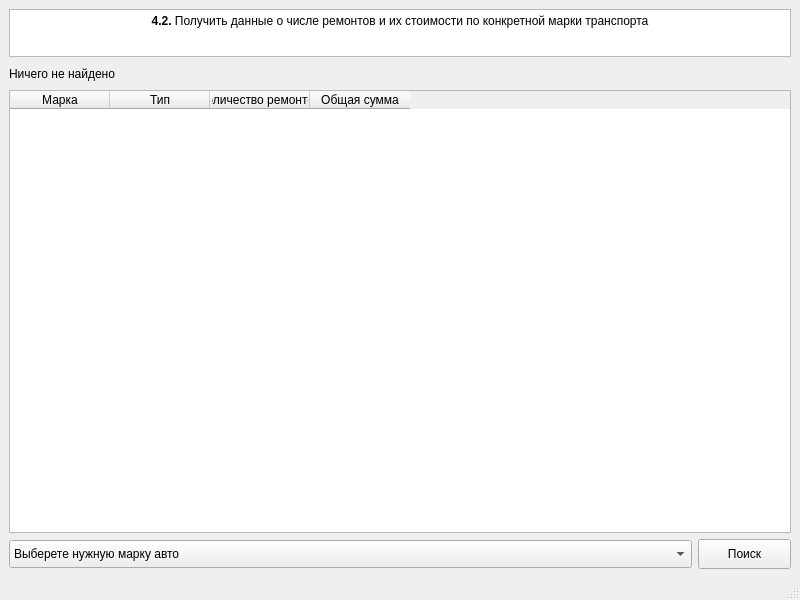
<?xml version="1.0" encoding="UTF-8"?>
<ui version="4.0">
 <class>MainWindow</class>
 <widget class="QMainWindow" name="MainWindow">
  <property name="windowModality">
   <enum>Qt::NonModal</enum>
  </property>
  <property name="geometry">
   <rect>
    <x>0</x>
    <y>0</y>
    <width>800</width>
    <height>600</height>
   </rect>
  </property>
  <property name="minimumSize">
   <size>
    <width>0</width>
    <height>0</height>
   </size>
  </property>
  <property name="maximumSize">
   <size>
    <width>16777215</width>
    <height>16777210</height>
   </size>
  </property>
  <property name="windowTitle">
   <string>Запрос 4.1</string>
  </property>
  <widget class="QWidget" name="centralwidget">
   <layout class="QVBoxLayout" name="verticalLayout_3">
    <item>
     <layout class="QVBoxLayout" name="verticalLayout">
      <item>
       <widget class="QTextBrowser" name="textBrowser">
        <property name="enabled">
         <bool>true</bool>
        </property>
        <property name="maximumSize">
         <size>
          <width>16777215</width>
          <height>48</height>
         </size>
        </property>
        <property name="html">
         <string>&lt;!DOCTYPE HTML PUBLIC &quot;-//W3C//DTD HTML 4.0//EN&quot; &quot;http://www.w3.org/TR/REC-html40/strict.dtd&quot;&gt;
&lt;html&gt;&lt;head&gt;&lt;meta name=&quot;qrichtext&quot; content=&quot;1&quot; /&gt;&lt;style type=&quot;text/css&quot;&gt;
p, li { white-space: pre-wrap; }
&lt;/style&gt;&lt;/head&gt;&lt;body style=&quot; font-family:'MS Shell Dlg 2'; font-size:7.8pt; font-weight:400; font-style:normal;&quot;&gt;
&lt;p align=&quot;center&quot; style=&quot; margin-top:0px; margin-bottom:0px; margin-left:0px; margin-right:0px; -qt-block-indent:0; text-indent:0px;&quot;&gt;&lt;span style=&quot; font-size:9pt; font-weight:600;&quot;&gt;4.2.&lt;/span&gt;&lt;span style=&quot; font-size:9pt;&quot;&gt; Получить данные о числе ремонтов и их стоимости по конкретной марки транспорта&lt;/span&gt;&lt;/p&gt;&lt;/body&gt;&lt;/html&gt;</string>
        </property>
       </widget>
      </item>
      <item>
       <widget class="QLabel" name="label">
        <property name="maximumSize">
         <size>
          <width>16777215</width>
          <height>21</height>
         </size>
        </property>
        <property name="font">
         <font>
          <pointsize>9</pointsize>
         </font>
        </property>
        <property name="text">
         <string>Ничего не найдено</string>
        </property>
       </widget>
      </item>
     </layout>
    </item>
    <item>
     <layout class="QVBoxLayout" name="verticalLayout_2">
      <item>
       <widget class="QTableWidget" name="tableWidget">
        <property name="showGrid">
         <bool>true</bool>
        </property>
        <property name="gridStyle">
         <enum>Qt::SolidLine</enum>
        </property>
        <property name="sortingEnabled">
         <bool>false</bool>
        </property>
        <property name="wordWrap">
         <bool>true</bool>
        </property>
        <property name="cornerButtonEnabled">
         <bool>false</bool>
        </property>
        <property name="rowCount">
         <number>0</number>
        </property>
        <property name="columnCount">
         <number>4</number>
        </property>
        <column>
         <property name="text">
          <string>Марка</string>
         </property>
         <property name="font">
          <font>
           <family>MS Shell Dlg 2</family>
           <pointsize>9</pointsize>
          </font>
         </property>
        </column>
        <column>
         <property name="text">
          <string>Тип</string>
         </property>
         <property name="font">
          <font>
           <family>MS Shell Dlg 2</family>
           <pointsize>9</pointsize>
          </font>
         </property>
        </column>
        <column>
         <property name="text">
          <string>Количество ремонтов</string>
         </property>
         <property name="font">
          <font>
           <family>MS Shell Dlg 2</family>
           <pointsize>9</pointsize>
          </font>
         </property>
        </column>
        <column>
         <property name="text">
          <string>Общая сумма</string>
         </property>
         <property name="font">
          <font>
           <family>MS Shell Dlg 2</family>
           <pointsize>9</pointsize>
          </font>
         </property>
        </column>
       </widget>
      </item>
      <item>
       <layout class="QHBoxLayout" name="horizontalLayout">
        <item>
         <widget class="QComboBox" name="comboBox">
          <property name="maximumSize">
           <size>
            <width>16777215</width>
            <height>28</height>
           </size>
          </property>
          <property name="font">
           <font>
            <pointsize>9</pointsize>
           </font>
          </property>
          <item>
           <property name="text">
            <string>Выберете нужную марку авто</string>
           </property>
          </item>
         </widget>
        </item>
        <item>
         <widget class="QPushButton" name="pushButton">
          <property name="enabled">
           <bool>true</bool>
          </property>
          <property name="minimumSize">
           <size>
            <width>0</width>
            <height>30</height>
           </size>
          </property>
          <property name="maximumSize">
           <size>
            <width>93</width>
            <height>16777215</height>
           </size>
          </property>
          <property name="font">
           <font>
            <pointsize>9</pointsize>
           </font>
          </property>
          <property name="text">
           <string>Поиск</string>
          </property>
         </widget>
        </item>
       </layout>
      </item>
     </layout>
    </item>
   </layout>
  </widget>
  <widget class="QStatusBar" name="statusbar"/>
 </widget>
 <resources/>
 <connections/>
</ui>
